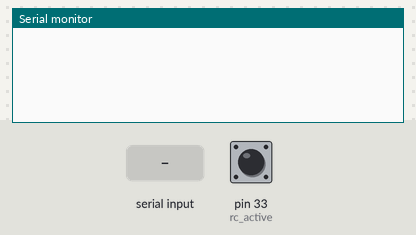
Simulated run of this sketch. Board: Arduino Mega 2560, built with avr-gcc and run on an emulated ATmega2560. Shown: the last lines printed to the serial monitor. Inputs (shaded band) come from the test bench; at power-on: pin 33 (rc_active) HIGH.

Above: at 1.8 s.
1.9 s: pin 33 (rc_active) driven LOW
At 2.15 s:
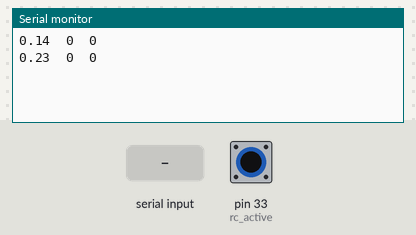
3.6 s: "1" received over the second serial link
At 3.61 s:
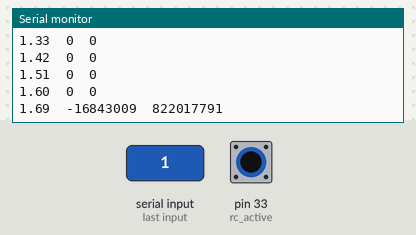
5.1 s: "0" received over the second serial link
At 5.19 s:
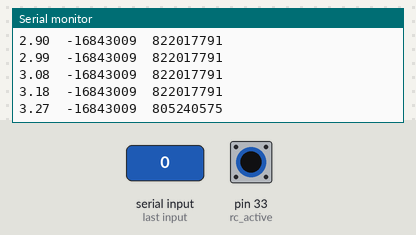
6.6 s: pin 33 (rc_active) pulsed HIGH 5 times (0.12 s each, 0.3 s apart)
Timing chart, 0 to 9.6 s (numbered marks = the images above; inputs shaded):
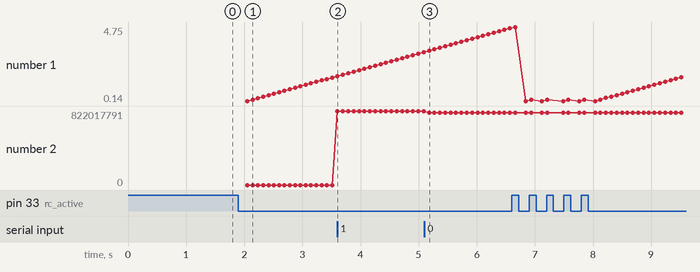

Measured:
- after the input at 1.9 s, the serial monitor: prints a new line after 0.15 s (image 1)
- after the input at 3.6 s, the serial monitor: prints a new line at once (image 2)
- after the input at 5.1 s, the serial monitor: prints a new line after 0.08 s (image 3)
- plotted number 1: 1.6 → 3.18 after the input at 3.6 s
- plotted number 2: 0 → 822017791 after the input at 3.6 s, 822017791 → 805240575 after the input at 5.1 s

The sketch:

MotorTest.ino
```cpp
/*********************************************************
                         ARDUINO
           Motor Test - Right Motor Hesitation Glitch
                      17 January 2018

**********************************************************/

const float pi = 3.14159;
const float radToDeg = 57.2958;
const float roboWidth = 35;        //distance between right and left side sonars

byte SynchByte = 0x0000;
byte MtrStop = 128;
byte MtrSlow = 210;
byte MtrMed = 238;
byte MtrFast = 245;

byte LtMtrSpeed;
byte RtMtrSpeed;
byte LtMtrSpd;
byte RtMtrSpd;

int rc_active = 33;                          //Signal from BX-24 indicating R/C Control when high
int busy = 0;

long encoderLt;
long encoderRt;
long timeTemp;

void setup()  {
  delay(500);
  SetPinModes();
  InitializeSerialPorts();
  ConfigMotors();
  EncRst();
}

void loop()  {
    busy = digitalRead(rc_active);          //busy = 0 when in Auto Mode

    if(busy == 0) {
      MtrSpeed(205, 205);
      Encoders();
      Print();
      PrintMon();
      }

    else {                      //if RC STOP engaged, stop "slowly" i.e. accel value = 4
//      Serial.println("else");
      MtrSpeed(MtrStop, MtrStop);
//      Serial1.println("  idle  ");
//      Serial1.write(9);
      timeTemp = millis();
      EncRst();
    }
 }
```

Initialization.ino
```cpp
/*   FUNCTIONS
     1. void SetPinModes()             -  line 10
     2.  void InitializeSerialPorts()  -  line 19
     3.  void ConfigMotors()           -  line 27
*/

//-----------------------------------------

void SetPinModes () {
  pinMode(rc_active, INPUT);            // zero in Auto mode
}

//--------------------------------------------
void InitializeSerialPorts(){
  Serial.begin(9600);                    //Monitor
  Serial1.begin(57600);                  //Logomatic communications
  Serial2.begin(9600);                   //MD49 Motor Controller
}

//-------------------------------------------
void ConfigMotors(){
  //  Begin by Setting & Stopping Motors
byte SetMode = 0x34;

  Serial2.write(SynchByte);                  //Set Motor Controller Mode to independent motor control
  Serial2.write(SetMode);
  Serial2.write(0x00);
  delay(20);
  Serial2.write(SynchByte);                  //Disable Timeout - Turn motor controller on, then reset Arduino
  Serial2.write(0x38);
  delay(20);
  Serial2.write(SynchByte);                  //Turn Off(0x36);  On (0x37) Speed Control (encoder feedback)
  Serial2.write(0x37);
  delay(20);
//  Begin by Stopping Motors
  Serial2.write(SynchByte);                  //Right Motor Stop
  Serial2.write(0x31);
  Serial2.write(128);
  Serial2.write(SynchByte);                  //Left Motor Stop
  Serial2.write(0x32);
  Serial2.write(128);

  Serial2.write(SynchByte);                  //Set Acceleration time constant
  Serial2.write(0x33);
  Serial2.write(0);

  Serial2.write(SynchByte);                  //Reset Encoders
  Serial2.write(0x35);
}

//---------------------------------------
```

MotorCommands.ino
```cpp
/*   FUNCTIONS
     1.  void MtrSpeed()      -  line  9
     2.  void GetEncoders()   -  line 23
     3.  void EncRst()        -  line 57
*/
//---------------------------------------
void MtrSpeed(byte LtSpeed, byte RtSpeed) {

      Serial2.write(SynchByte);      //Left Motor
      Serial2.write(0x31);
      Serial2.write(LtSpeed);
      delay(20);
      Serial2.write(SynchByte);      //Right Motor
      Serial2.write(0x32);
      Serial2.write(RtSpeed);
      delay(20);
}

//----------------------------------------
//-----------------------------------------
void Encoders()  {
  Serial2.write(SynchByte);                    //Get Encoder - right then left
  Serial2.write(0x25);
  delay(50);

  if (Serial2.available() > 0) {
  encoderRt = long(Serial2.read())<<24;        //Get Right Encoder
  encoderRt += long(Serial2.read())<<16;
  encoderRt += long(Serial2.read())<<8;
  encoderRt += long(Serial2.read());

  encoderLt = long(Serial2.read())<<24;      //Get Left Encoder Counts
  encoderLt += long(Serial2.read())<<16;
  encoderLt += long(Serial2.read())<<8;
  encoderLt += long(Serial2.read());
  }
}

//------------------------------------------
void EncRst() {
  Serial2.write(SynchByte);                  //Reset Encoders
  Serial2.write(0x35);
  delay(50);
}
```

Reports.ino
```cpp
void Print() {
  Serial1.print((millis() - timeTemp)/1000.0);
//  Serial1.write(9);
//  Serial1.print(LtMtrSpd);
//  Serial1.write(9);
//  Serial1.print(RtMtrSpd);
  Serial1.write(9);
  Serial1.print(encoderLt);
  Serial1.write(9);
  Serial1.println(encoderRt);
}

//---------------------------------------------
//---------------------------------------------
void PrintMon() {
    Serial.print((millis() - timeTemp)/1000.0);
//  Serial.write(9);
//  Serial.print(LtMtrSpd);
//  Serial.write(9);
//  Serial.print(RtMtrSpd);
  Serial.write(9);
  Serial.print(encoderLt);
  Serial.write(9);
  Serial.println(encoderRt);
}
```
